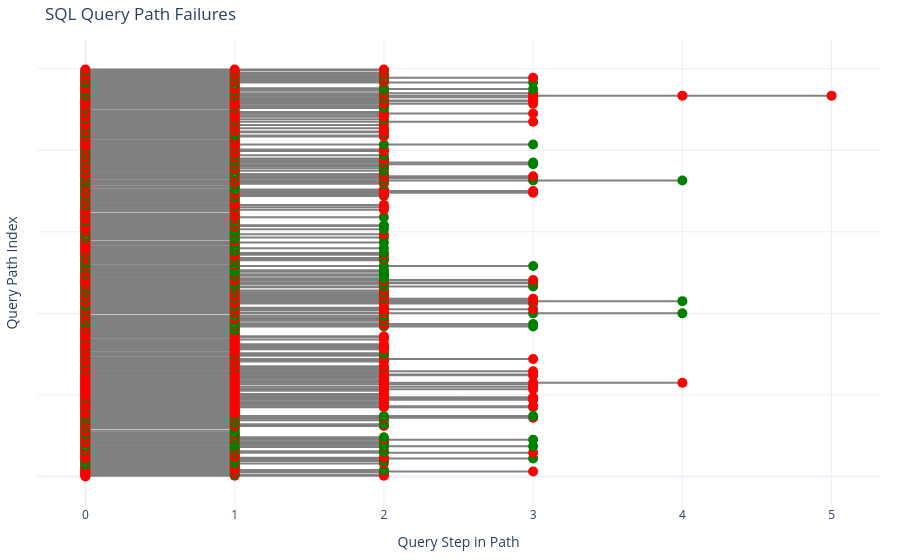

Notebook code for this chart:
### Code cell
fig = go.Figure()
y_offset = 0

for path_entry in data:
    path = path_entry["path"]
    x_vals = list(range(len(path)))
    y_vals = [y_offset] * len(path)
    colors = ['green' if step['correct'] == 1 else 'red' for step in path]

    def truncate(text, max_len=220):
        return text if len(text) <= max_len else text[:max_len] + "..."
    hover_texts = []
    for step in path:
        tmp_str = f"QID: {step['question_id']}<br>" + f"<b>Difficulty:</b> {step['difficulty']}<br>" + f"<b>Correct:</b> {'✅' if step['correct'] else '❌'}<br><br>" + f"<b>Question:</b> {step['question']}<br><br>"
        try:
            for hall in step['hallucination']:
                tmp_str += f"<b>Hallucination:</b> {hall}<br><br>"
                
        except:
            tmp_str += f"<b>Hallucination:</b> <br><br>"
        
        hover_texts.append(tmp_str)

    
    # Line
    fig.add_trace(go.Scatter(
        x=x_vals,
        y=y_vals,
        mode='lines+markers',
        marker=dict(color=colors, size=10),
        line=dict(color='gray', width=2),
        text=hover_texts,
        hoverinfo='text',
        showlegend=False
    ))

    y_offset += 1  # stack vertically

# Layout config
fig.update_layout(
    title="SQL Query Path Failures",
    xaxis_title="Query Step in Path",
    yaxis_title="Query Path Index",
    yaxis=dict(showticklabels=False),
    template="plotly_white",
    height=400 + 50 * y_offset,
    margin=dict(l=20, r=20, t=40, b=20),
)

fig.show()
